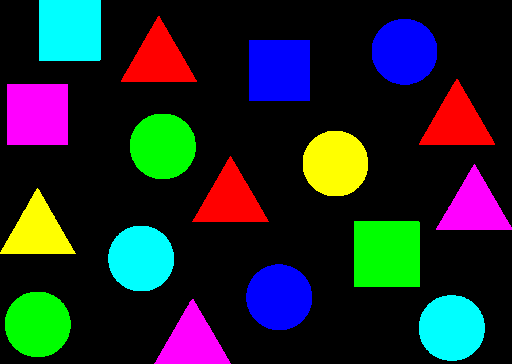
#> input picture Year 02 - 02/Computer Vision/Mid/Work/12_22_2023_Assignment02_ImageTransformation/colorobject.png, 512 x 364 px
$ jupyter execute 'Assignment02 Feature Extraction.ipynb'
#> lines starting #> are read from the running program, lines starting #| are printed output that depends on the picture; after the words box and inside, x2 and y2 are one past the last pixel; in counts of white or black regions, pixels touching at a corner belong together
***Assignment 2.2***
| 65011428 Papinwich Asnapetch

[cell 1]
import cv2
from matplotlib import pyplot as plt

[cell 2]
# Load image
pic = cv2.imread('colorobject.png')
#> pic is the input picture: shape (364, 512, 3); mean B, G, R 41.2, 38.1, 31
rgb = cv2.cvtColor(pic, cv2.COLOR_BGR2RGB)

hsv = cv2.cvtColor(pic, cv2.COLOR_BGR2HSV)
#> hsv: shape (364, 512, 3); mean H, S, V 23.7, 75.3, 75.3


fig = plt.figure()
ax1 = fig.add_subplot(2,2,1)
ax1.imshow(pic)
ax2 = fig.add_subplot(2,2,2)
ax2.imshow(hsv)
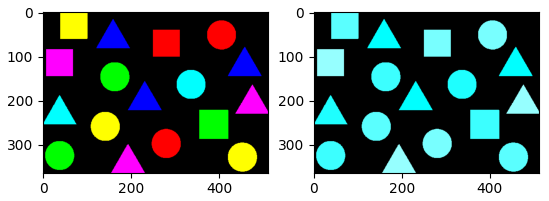
#> figure drawn by matplotlib, 2 panels; B, G, R data is drawn as R, G, B

[cell 3]
# Task01: Yellow
upper_yel = (50, 255, 255)
lower_yel = (30, 50, 50)

# Create mask for yellow region
mask_yel = cv2.inRange(hsv, lower_yel, upper_yel)
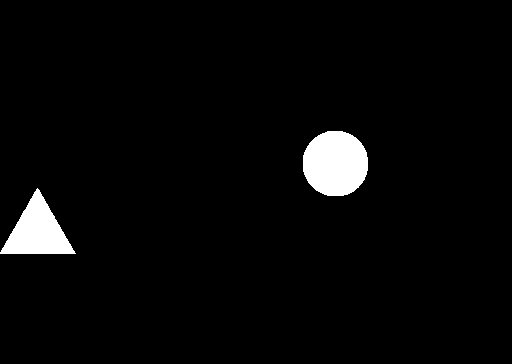
#> mask_yel: shape (364, 512); 3.2% white; 2 white regions, box (x1, y1, x2, y2) and area: (303, 131, 368, 196) 3409, (0, 188, 76, 254) 2562
mask_yel = cv2.cvtColor(mask_yel, cv2.COLOR_GRAY2BGR)

# Mask yellow region
yel = cv2.bitwise_and(rgb, mask_yel)
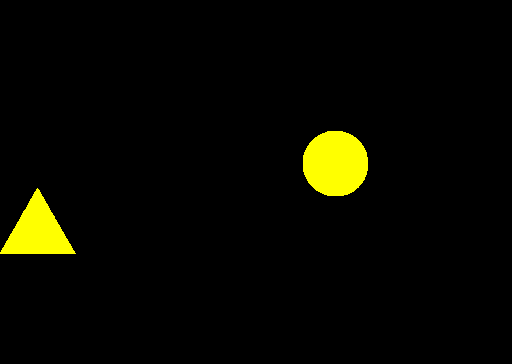
#> yel: shape (364, 512, 3); mean R, G, B 8.2, 8.2, 0

# Display
plt.imshow(yel)

[cell 4]
# Task02: Blue
upper_blue = (140, 255, 255)
lower_blue = (120, 50, 50)

# Create mask for yellow region
mask_blue = cv2.inRange(hsv, lower_blue, upper_blue)
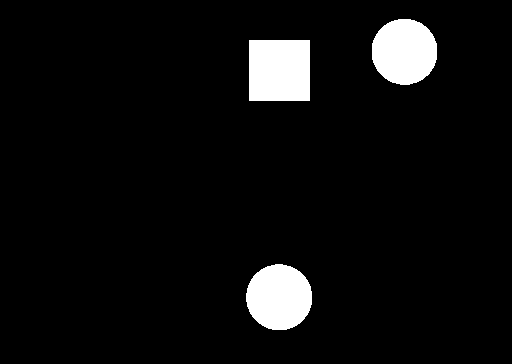
#> mask_blue: shape (364, 512); 5.7% white; 3 white regions, box (x1, y1, x2, y2) and area: (249, 40, 310, 101) 3721, (246, 264, 312, 330) 3433, (372, 19, 437, 85) 3421
mask_blue = cv2.cvtColor(mask_blue, cv2.COLOR_GRAY2BGR)

# Mask yellow region
blue = cv2.bitwise_and(rgb, mask_blue)
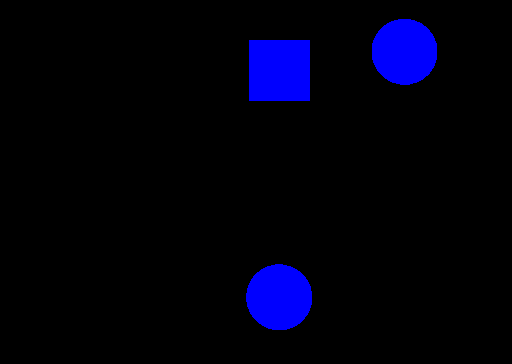
#> blue: shape (364, 512, 3); mean R, G, B 0, 0, 14.5

# Display
plt.imshow(blue)

[cell 5]
# Task03: Blue & Yello

# Combine blue n' yellow mask
mask_BY = mask_blue + mask_yel
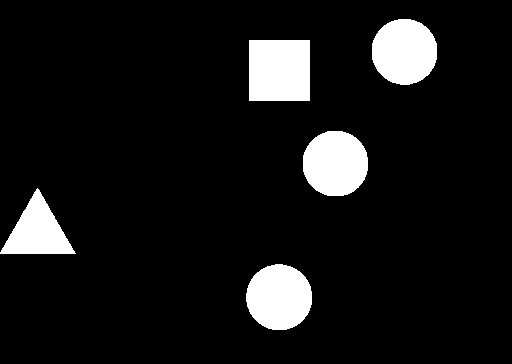
#> mask_BY: shape (364, 512, 3); 8.9% white; 5 white regions, box (x1, y1, x2, y2) and area: (249, 40, 310, 101) 3721, (246, 264, 312, 330) 3433, (372, 19, 437, 85) 3421, (303, 131, 368, 196) 3409, (0, 188, 76, 254) 2562

# Mask blue n' yellow region
BY = cv2.bitwise_and(rgb, mask_BY)
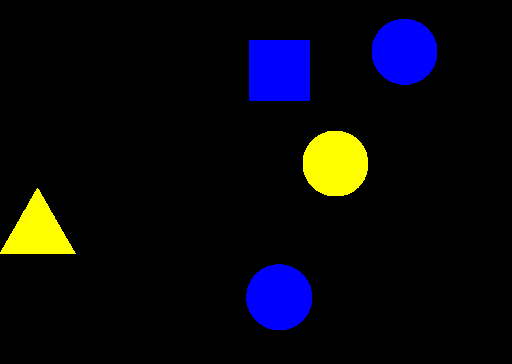
#> BY: shape (364, 512, 3); mean R, G, B 8.2, 8.2, 14.5

# Display
plt.imshow(BY)
